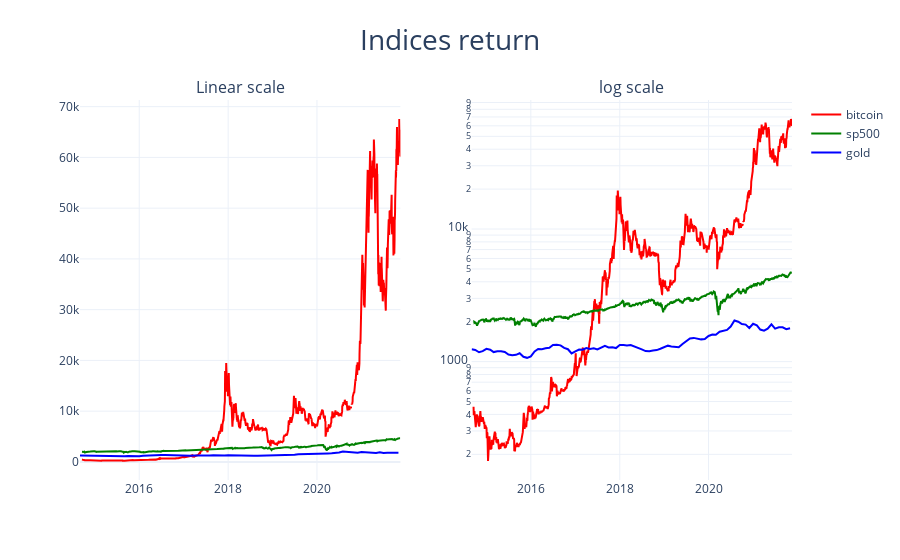

Notebook code for this chart:
### Markdown cell above
## ⌛️ Time is ticking. Good luck!

### Code cell
colors= ['red','green','blue']
fig = make_subplots(rows=1,cols=2,subplot_titles=('Linear scale',"log scale"))
fig.add_trace(go.Scatter(x = bitcoin.date, y=bitcoin.close, name = 'bitcoin',mode='lines',showlegend=False, marker_color=colors[0]),row=1,col=1,)
fig.add_trace(go.Scatter(x = sp500.date, y=sp500.close, name = 'sp500',mode='lines',showlegend=False,marker_color=colors[1]),row=1,col=1)
fig.add_trace(go.Scatter(x = monthly_data.date, y=monthly_data.gold_usd, name = 'gold',mode='lines',showlegend=False,marker_color=colors[2]),row=1,col=1)
fig.add_trace(go.Scatter(x = bitcoin.date, y=bitcoin.close, name = 'bitcoin',mode='lines',marker_color=colors[0]),row=1,col=2)
fig.add_trace(go.Scatter(x = sp500.date, y=sp500.close, name = 'sp500',mode='lines',marker_color=colors[1]),row=1,col=2)
fig.add_trace(go.Scatter(x = monthly_data.date, y=monthly_data.gold_usd, name = 'gold',mode='lines',marker_color=colors[2]),row=1,col=2)
fig.update_yaxes(type='log',row=1,col=2)
fig.update_layout(title = {'x': 0.5,'font':{'size':28}},
                  title_text="Indices return",
                  template="plotly_white",
                  hoverlabel=dict(bgcolor="#f2f2f2", font_size=13, font_family="Lato, sans-serif"),
                  hovermode="x unified"
                  )


fig.show()
